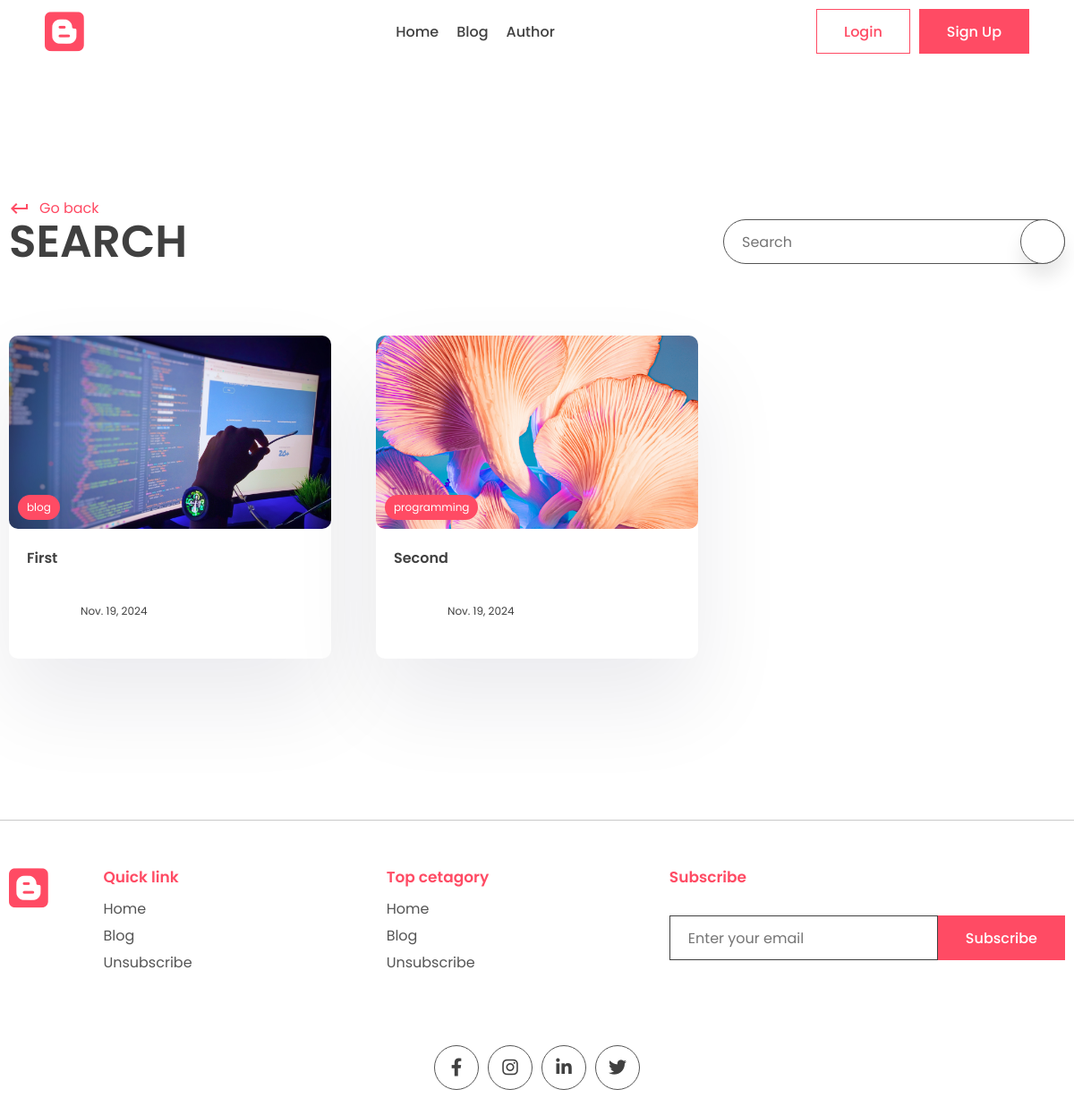
The app's page /search/, older data.
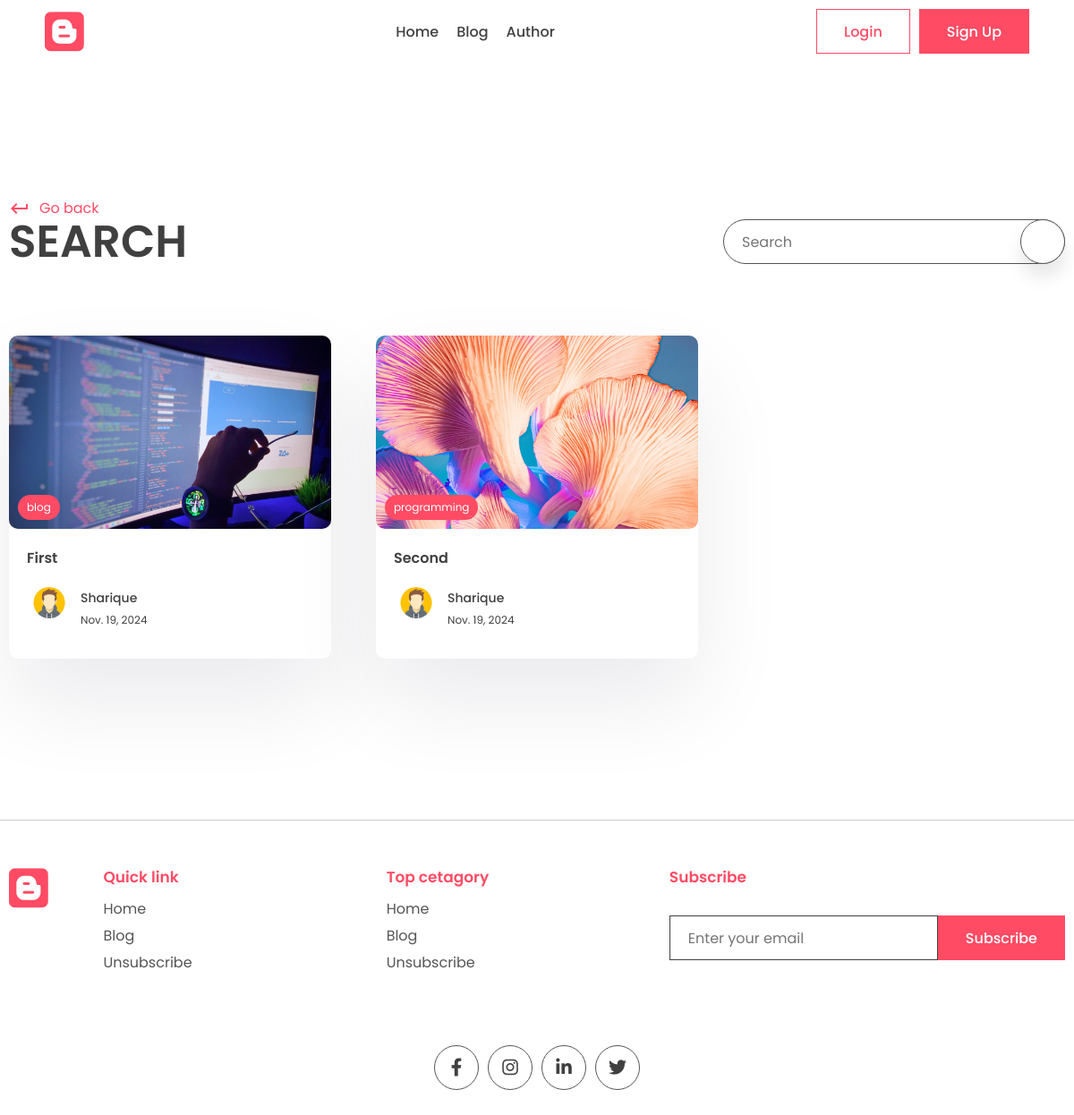
The same page, newer data.
### app/models.py (models this page shows, shortened)
class Post(models.Model):
    title=models.CharField(max_length=200)
    content=models.TextField()
    last_updates=models.DateTimeField(auto_now=True)
    slug=models.SlugField(max_length=200,unique=True)
    image=models.ImageField(null=True,blank=True,upload_to="images/")
    tags=models.ManyToManyField(Tag,blank=True,related_name='post')
    view_count=models.IntegerField(null=True,blank=True)
    is_featured=models.BooleanField(default=False)
    author=models.ForeignKey(User,on_delete=models.CASCADE,null=True,blank=True)

class Tag(models.Model):
    name=models.CharField(max_length=100)
    description=models.CharField(max_length=100)
    slug=models.SlugField(max_length=200,unique=True)

class Profile(models.Model):
    user=models.OneToOneField(User,on_delete=models.CASCADE)
    profile_image=models.ImageField(null=True,blank=True,upload_to="images/")
    slug=models.SlugField(max_length=200,unique=True)
    bio=models.CharField(max_length=200)

### app/views.py (the view)
# urls.py: path('search/',views.search_posts,name='search'),
def search_posts(request):
    search_query=''
    if request.GET.get('q'):
        search_query=request.GET.get('q')
    posts=Post.objects.filter(title__icontains=search_query)
    context={'posts':posts,'search_query':search_query}
    return render(request,'app/search.html',context)

### app/templates/app/search.html (shortened to what this page needs)
{% extends "base.html" %}
{% block content %}
    <main>
      <div class="container">
        <div class="page-top">
          <div class="top flex">
            <div class="page-name">
              <a href="#" class="learn">
                <span class="material-icons"> keyboard_return </span> Go back
              </a>
              <h1>Search</h1>
            </div>
            <form class="search-bar s-active" method="GET">
              <input type="text" placeholder="Search" name="q" value={{search_query}} >
              <button type="submit" class="animated-search">
              </button>
            </form>
          </div>
        </div>
      </div>
    </main>
    <section class="sp">
      <div class="container">
        <div class="grid">
            {% for post in posts %}
          <a href="#">
            <div class="card">
              <div class="post-img">
                <img src="{{post.image.url}}" alt="" />
                <div class="tag">{{post.tags.all.0.name}}</div>
              </div>
              <div class="card-content">
                <h3>
                  {{post.title}}
                </h3>
                <div class="author">
                  <div class="profile-pic">
                    <img src="{{post.author.profile.profile_image.url}}" alt="" />
                  </div>
                  <div class="details">
                    <p>{{post.author.first_name}}</p>
                    <small>{{post.last_updates| date}}</small>
                  </div>
                </div>
              </div>
            </div>
          </a>
          {% endfor %}
        </div>
      </div>
    </section>
    {% endblock content %}

### templates/base.html (shortened to what this page needs)
{% load static %}
<!DOCTYPE html>
<html lang="en">
  <head>
    <link rel="stylesheet" href="{% static 'app/style.css' %}" />
    <link
      rel="stylesheet"
      href="https://unicons.iconscout.com/release/v2.1.6/css/unicons.css"
    />
    <link
      rel="stylesheet"
      href="https://cdnjs.cloudflare.com/ajax/libs/font-awesome/6.1.1/css/all.min.css"
    />
  </head>
  <body>
    <header>
      <div class="container container-fluid">
        <div class="logo">
          <i class="fa-brands fa-blogger"></i>
        </div>
        <div class="links">
          <a href="index.html">Home</a>
          <a href="pages/blog.html">Blog</a>
          <a href="pages/author.html">Author</a>
        </div>
        <div class="action-btn">
          <a href="pages/login.html"
            ><button class="btn btn-scoundary">Login</button></a
          >
          <a href="pages/signup.html">
            <button class="btn btn-primary">Sign Up</button></a
          >
        </div>
      </div>
    </header>
    <main>
      {% block content %}{% endblock content %}
    </main>
    <footer>
      <div class="container">
        <div class="grid-4">
          <div class="logo f-logo">
            <i class="fa-brands fa-blogger"></i>
          </div>
          <div class="link">
            <h2>Quick link</h2>
            <div class="q-link">
              <a href="#">Home</a>
              <a href="#">Blog</a>
              <a href="#">Unsubscribe</a>
            </div>
          </div>
          <div class="link">
            <h2>Top cetagory</h2>
            <div class="q-link">
              <a href="#">Home</a>
              <a href="#">Blog</a>
              <a href="#">Unsubscribe</a>
            </div>
          </div>
          <div class="news-signup">
            <h2>Subscribe</h2>
            <div class="newsletter">
              <form method="POST">
                <input
                  type="email"
                  name="email"
                  maxlength="100"
                  placeholder="Enter your email"
                  required=""
                  id="id_email"
                />
                <button class="btn btn-primary">Subscribe</button>
              </form>
            </div>
          </div>
        </div>
        <div class="share">
          <div class="social">
            <a href="#">
              <i class="fa-brands fa-facebook-f"></i>
            </a>
            <a href="#">
              <i class="fa-brands fa-instagram"></i>
            </a>
            <a href="#">
              <i class="fa-brands fa-linkedin-in"></i>
            </a>
            <a href="#">
              <i class="fa-brands fa-twitter"></i>
            </a>
          </div>
        </div>
      </div>
    </footer>
  </body>
</html>

Row changes from the older to the newer data that the page shows:
changed Post "First": author.profile.profile_image: picture added; author.first_name (not shown) → "Sharique"
changed Post "Second": author.profile.profile_image: picture added; author.first_name (not shown) → "Sharique"
